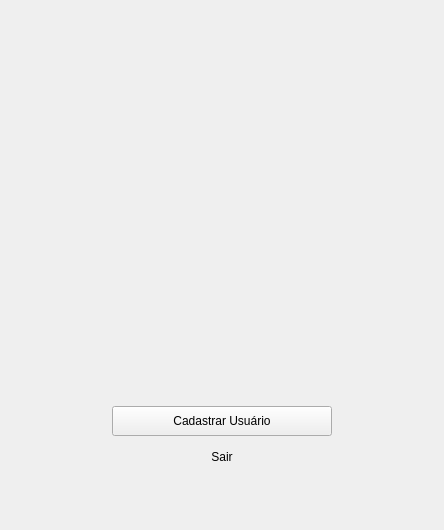
      <widget class="QWidget" name="pg_home">
       <layout class="QGridLayout" name="gridLayout_6">
        <item row="2" column="3">
         <widget class="QLabel" name="label_45">
          <property name="text">
           <string/>
          </property>
         </widget>
        </item>
        <item row="2" column="0">
         <widget class="QLabel" name="label_44">
          <property name="text">
           <string/>
          </property>
         </widget>
        </item>
        <item row="2" column="1" colspan="2">
         <layout class="QGridLayout" name="gridLayout_7">
          <item row="7" column="1">
           <widget class="QLabel" name="label_48">
            <property name="minimumSize">
             <size>
              <width>1</width>
              <height>1</height>
             </size>
            </property>
            <property name="maximumSize">
             <size>
              <width>1</width>
              <height>1</height>
             </size>
            </property>
            <property name="text">
             <string/>
            </property>
           </widget>
          </item>
          <item row="5" column="0">
           <widget class="QLabel" name="label_46">
            <property name="text">
             <string/>
            </property>
           </widget>
          </item>
          <item row="5" column="2">
           <widget class="QLabel" name="label_47">
            <property name="text">
             <string/>
            </property>
           </widget>
          </item>
          <item row="2" column="1">
           <widget class="QLabel" name="label_49">
            <property name="minimumSize">
             <size>
              <width>1</width>
              <height>1</height>
             </size>
            </property>
            <property name="maximumSize">
             <size>
              <width>1</width>
              <height>1</height>
             </size>
            </property>
            <property name="text">
             <string/>
            </property>
           </widget>
          </item>
          <item row="1" column="1">
           <widget class="QLabel" name="label_4">
            <property name="minimumSize">
             <size>
              <width>350</width>
              <height>320</height>
             </size>
            </property>
            <property name="maximumSize">
             <size>
              <width>350</width>
              <height>320</height>
             </size>
            </property>
            <property name="text">
             <string/>
            </property>
            <property name="pixmap">
             <pixmap>../../../.designer/imagens/logo_junta3.png</pixmap>
            </property>
            <property name="scaledContents">
             <bool>true</bool>
            </property>
           </widget>
          </item>
          <item row="4" column="1">
           <layout class="QHBoxLayout" name="horizontalLayout_11">
            <item>
             <widget class="QPushButton" name="btn_cadastrarusuario">
              <property name="sizePolicy">
               <sizepolicy hsizetype="Minimum" vsizetype="Minimum">
                <horstretch>0</horstretch>
                <verstretch>0</verstretch>
               </sizepolicy>
              </property>
              <property name="minimumSize">
               <size>
                <width>220</width>
                <height>30</height>
               </size>
              </property>
              <property name="maximumSize">
               <size>
                <width>220</width>
                <height>30</height>
               </size>
              </property>
              <property name="sizeIncrement">
               <size>
                <width>0</width>
                <height>0</height>
               </size>
              </property>
              <property name="cursor">
               <cursorShape>PointingHandCursor</cursorShape>
              </property>
              <property name="layoutDirection">
               <enum>Qt::LeftToRight</enum>
              </property>
              <property name="styleSheet">
               <string notr="true">QPushButton {
	background-color: rgb(0, 0, 0);
	font: 75 12pt &quot;MS Shell Dlg 2&quot;;
	color: rgb(255, 255, 255);
	border-radius: 10px;
}

QPushButton:hover {
	background-color: rgb(85, 170, 255);
	color: black;
}

QPushButton:pressed {
	animation: buttonAnimation 0.5s;
}

@keyframes buttonAnimation {
	0% { background-color: rgb(85, 170, 255); }
	50% { background-color: rgb(255, 85, 85); }
	100% { background-color: rgb(85, 170, 255); }
}
</string>
              </property>
              <property name="text">
               <string>Cadastrar Usuário</string>
              </property>
              <property name="autoDefault">
               <bool>false</bool>
              </property>
              <property name="default">
               <bool>false</bool>
              </property>
              <property name="flat">
               <bool>false</bool>
              </property>
             </widget>
            </item>
           </layout>
          </item>
          <item row="5" column="1">
           <widget class="QPushButton" name="btn_sair">
            <property name="sizePolicy">
             <sizepolicy hsizetype="Minimum" vsizetype="Minimum">
              <horstretch>0</horstretch>
              <verstretch>0</verstretch>
             </sizepolicy>
            </property>
            <property name="minimumSize">
             <size>
              <width>370</width>
              <height>30</height>
             </size>
            </property>
            <property name="maximumSize">
             <size>
              <width>370</width>
              <height>30</height>
             </size>
            </property>
            <property name="styleSheet">
             <string notr="true">
QPushButton{

color: rgb(0, 0, 0);
font: 75 10pt &quot;MS Shell Dlg 2&quot;;
border-radius:10px
;}

QPushButton:hover{
	
	
	
	background-color: rgb(255, 255, 255);
	 color:black;
color: rgb(255, 0, 0);
}



</string>
            </property>
            <property name="text">
             <string>Sair</string>
            </property>
            <property name="autoDefault">
             <bool>false</bool>
            </property>
            <property name="default">
             <bool>false</bool>
            </property>
            <property name="flat">
             <bool>false</bool>
            </property>
           </widget>
          </item>
          <item row="3" column="1">
           <widget class="QLabel" name="label_18">
            <property name="sizePolicy">
             <sizepolicy hsizetype="Minimum" vsizetype="Minimum">
              <horstretch>0</horstretch>
              <verstretch>0</verstretch>
             </sizepolicy>
            </property>
            <property name="minimumSize">
             <size>
              <width>0</width>
              <height>10</height>
             </size>
            </property>
            <property name="maximumSize">
             <size>
              <width>16777215</width>
              <height>20</height>
             </size>
            </property>
            <property name="text">
             <string/>
            </property>
           </widget>
          </item>
          <item row="0" column="1">
           <spacer name="verticalSpacer_8">
            <property name="orientation">
             <enum>Qt::Vertical</enum>
            </property>
            <property name="sizeType">
             <enum>QSizePolicy::Expanding</enum>
            </property>
            <property name="sizeHint" stdset="0">
             <size>
              <width>20</width>
              <height>42</height>
             </size>
            </property>
           </spacer>
          </item>
          <item row="6" column="1">
           <spacer name="verticalSpacer_9">
            <property name="orientation">
             <enum>Qt::Vertical</enum>
            </property>
            <property name="sizeHint" stdset="0">
             <size>
              <width>20</width>
              <height>40</height>
             </size>
            </property>
           </spacer>
          </item>
         </layout>
        </item>
       </layout>
      </widget>
